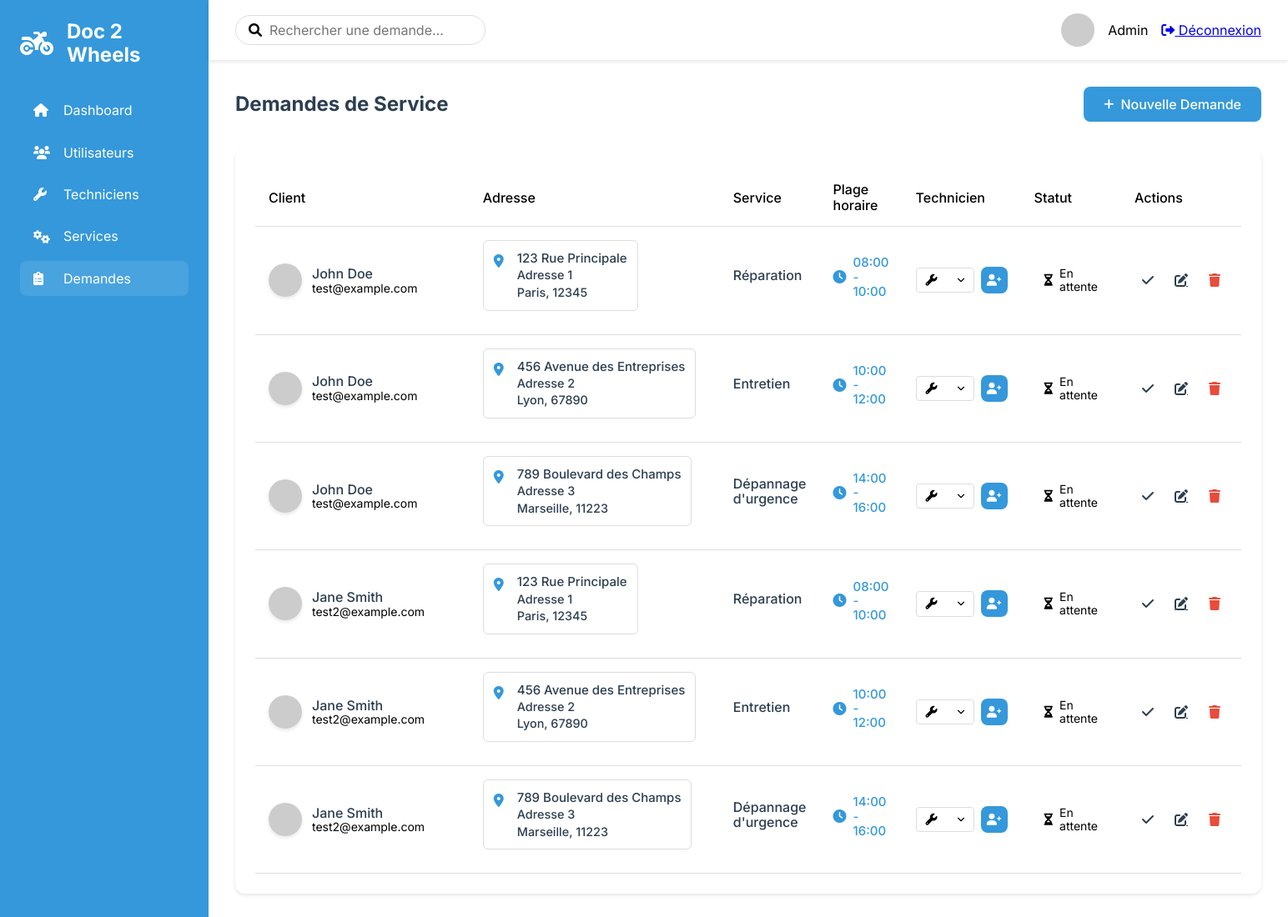
The page /admin/service_requests (signed in) on the database as committed earlier.
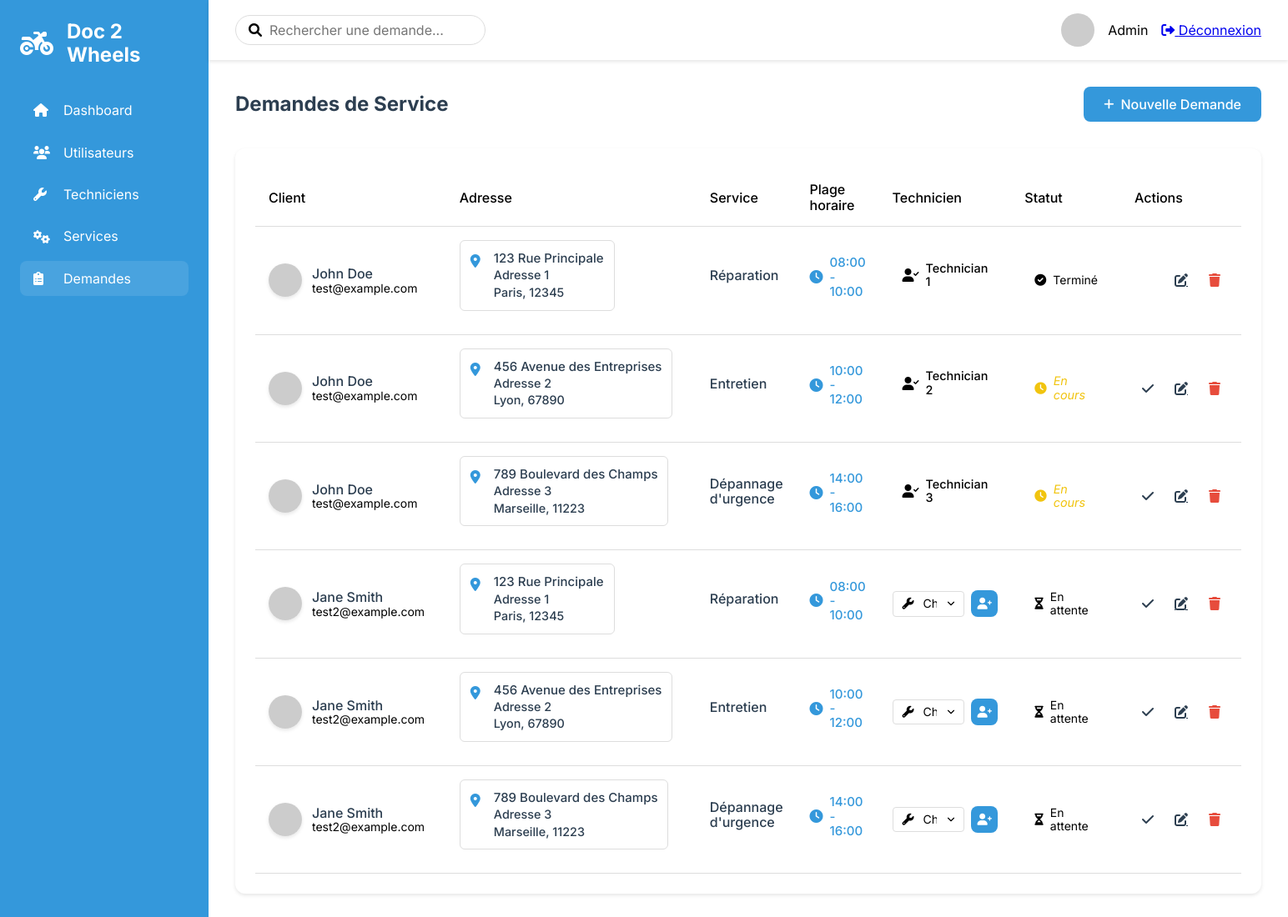
The same page on the database as committed later.
### tables this page shows
CREATE TABLE service_requests (
    id INT AUTO_INCREMENT PRIMARY KEY,
    user_id INT NOT NULL,
    service_id INT NOT NULL,
    location_id INT NOT NULL,
    time_slot_id INT NOT NULL,
    technician_id INT,
    description TEXT,
    completed TINYINT DEFAULT 0,
    vehicle_type ENUM('scooter', 'moto') NOT NULL,
    created_at TIMESTAMP DEFAULT CURRENT_TIMESTAMP,
    FOREIGN KEY (user_id) REFERENCES users(id),
    FOREIGN KEY (service_id) REFERENCES services(id),
    FOREIGN KEY (location_id) REFERENCES locations(id),
    FOREIGN KEY (time_slot_id) REFERENCES time_slots(id),
    FOREIGN KEY (technician_id) REFERENCES technicians(id)
);

CREATE TABLE users (
    id INT AUTO_INCREMENT PRIMARY KEY,
    name VARCHAR(255) NOT NULL,
    email VARCHAR(255) NOT NULL UNIQUE,
    username VARCHAR(255) NOT NULL UNIQUE,
    password VARCHAR(255) NOT NULL,
    account_activation_hash VARCHAR(255),
    created_at TIMESTAMP DEFAULT CURRENT_TIMESTAMP
);

CREATE TABLE locations (
    id INT AUTO_INCREMENT PRIMARY KEY,
    street VARCHAR(255) NOT NULL,
    address TEXT NOT NULL,
    city VARCHAR(255) NOT NULL,
    postal_code VARCHAR(10) NOT NULL
);

CREATE TABLE services (
    id INT AUTO_INCREMENT PRIMARY KEY,
    name VARCHAR(255) NOT NULL,
    description TEXT
);

CREATE TABLE time_slots (
    id INT AUTO_INCREMENT PRIMARY KEY,
    time_range VARCHAR(255) NOT NULL
);

CREATE TABLE technicians (
    id INT AUTO_INCREMENT PRIMARY KEY,
    name VARCHAR(255) NOT NULL,
    email VARCHAR(255) NOT NULL UNIQUE,
    speciality VARCHAR(255) NOT NULL,
    phone VARCHAR(20),
    available TINYINT DEFAULT 1,
    status ENUM('available', 'busy', 'offline') NOT NULL,
    experience INT NOT NULL,
    location_id INT,
    FOREIGN KEY (location_id) REFERENCES locations(id)
);

### src/Lib/Controllers/AbstractController.php (called while the page is built, shortened)
<?php
abstract class AbstractController
{
  protected function render(string $template, array $data = [], string $dir = ''): Response
  {
    $response = new Response();
    extract($data);
    $path = __DIR__ . "/../../Views";
    $path .= "/{$template}.view.php";
    require_once $path;
    $response->setContent(ob_get_clean());
    $response->addHeader('Content-Type', 'text/html');
    return $response;
  }
}

### src/Controllers/AdminControllers/AdminController.php (called while the page is built, shortened)
<?php
class AdminController extends AbstractController
{
  private $serviceRequestModel;
  private $technicianModel;
  public function __construct()
  {
    $this->serviceRequestModel = new ServiceRequest();
    $this->technicianModel = new Technician();
  }
  public function manageServiceRequests(Request $request): Response
  {
    $service_requests = $this->serviceRequestModel->getAll();
    $technicians = $this->technicianModel->getAvailibleTechnicians();
    return $this->render('admin/service_requests/index', [
      'service_requests' => $service_requests,
      'technicians' => $technicians
  ]);
  }
}

### src/Lib/Http/Router.php (called while the page is built, shortened)
<?php
class Router
{
    public function route(Request $request): ?Response {
        $routesByUri = self::getRoutesFromUriRequest($request);
        $routeByMethod = self::getRoutesFromMethodRequest($request, $routesByUri);
        list($controllerName, $method) = explode('@', $routeByMethod->controller);
        $controller = new $controller();
        $params = self::extractParams($request->getUri(), $routeByMethod->path);
        return $controller->$method($request, ...$params);
    }
    private static function getRoutesFromUriRequest(Request $request): array{
        $matchingRoutes = [];
        $routes = self::getConfig();
        foreach ($routes as $route) {
            if (self::urlMatches($request, $route) && self::checkMethod($request, $route)) {
                $matchingRoutes[] = $route;
            }
        }
        return $matchingRoutes;
    }
    private static function getRoutesFromMethodRequest(Request $request, array $routes): ?object {
        foreach($routes as $route) {
            if(self::checkMethod($request, $route)) {
                return $route;
            }
        }
        return null;
    }
    private static function urlMatches(Request $request, object $route): bool {
        $requestUriParts = self::getUrlParts($request->getPath());
        $routePathParts = self::getUrlParts($route->path);
        if(self::checkUrlPartsNumberMatches($requestUriParts, $routePathParts) === false) {
            return false;
        }
        foreach($routePathParts as $key => $part) {
            if(self::isUrlPartSlug($part) === false) {
                if($part !== $requestUriParts[$key]) {
                    return false;
                }
            }else{
                $request->addSlug(substr($part, 1), $requestUriParts[$key]);
            }
        }
        return true;
    }
    private static function getUrlParts(string $url): array {
        return explode('/', trim($url, '/'));
    }
    private static function checkUrlPartsNumberMatches(array $requestUriParts, array $routePathParts): bool {
        return count($requestUriParts) === count($routePathParts);
    }
    private static function isUrlPartSlug(string $part): bool {
        return strpos($part, ':') === 0;
    }
    private static function getConfig(): array {
        $config = json_decode(file_get_contents(__DIR__ . '/../../../config/routes.json'));
        return $config;
    }
    private static function checkMethod(Request $request, object $route): bool {
        return in_array($request->getMethod(), $route->methods);
    }
    private static function extractParams(string $url, string $path): array {
        $params = [];
        return $params;
    }
}

### src/Lib/Database/Dsn.php (called while the page is built, shortened)
<?php
class Dsn {
    private string $host;
    private string $dbname;
    private string $user;
    private string $password;
    private string $port;
    public function __construct() {
        $config = $this->getConfig();
        $this->host = $config['host'];
        $this->dbname = $config['database'];
        $this->user = $config['user'];
        $this->password = $config['password'];
        $this->port = $config['port'];
    }
    private function getConfig(): array {
        $file = file_get_contents(__DIR__ . '/../../../config/database.json');
        return json_decode($file, true);
    }
    public function getDsn(): string {
        return "mysql:host={$this->host};dbname={$this->dbname};port={$this->port}";
    }
    public function getPassword(): string {
        return $this->password;
    }
    public function getUser(): string {
        return $this->user;
    }
}

### src/Lib/Database/DatabaseConnexion.php (called while the page is built, shortened)
<?php
class DatabaseConnexion
{
    private \PDO $pdo_connexion;
    private \PDOStatement $stmt;
    public function setConnexion(): self
    {
        $dsn = new Dsn();
        $this->pdo_connexion = new \PDO(
            $dsn->getDsn(),
            $dsn->getUser(),
            $dsn->getPassword()
        );
        return $this;
    }
    public function query($sql)
    {
        $this->stmt = $this->pdo_connexion->prepare($sql);
    }
    public function execute(): bool
    {
        return $this->stmt->execute();
    }
    public function resultSet()
    {
        $this->execute();
        return $this->stmt->fetchAll(\PDO::FETCH_OBJ);
    }
}

### src/Entities/ServiceRequest.php (called while the page is built, shortened)
<?php
class ServiceRequest
{
    private $dbConnexion;
    public function __construct()
    {
        $this->dbConnexion = new DatabaseConnexion();
    }
    public function getAll()
    {
        $this->dbConnexion->query("
            SELECT sr.*,
                   s.name AS service_name,
                   l.street AS location_street,
                   l.address AS location_address,
                   l.city AS location_city,
                   l.postal_code AS location_postal_code,
                   ts.time_range,
                   u.name AS user_name,
                    u.email AS user_email,
                   t.name AS technician_name
                    FROM service_requests sr
                    JOIN services s ON sr.service_id = s.id
                    JOIN locations l ON sr.location_id = l.id
                    JOIN time_slots ts ON sr.time_slot_id = ts.id
                    LEFT JOIN technicians t ON sr.technician_id = t.id
                    JOIN users u ON sr.user_id = u.id
        ");
        return $this->dbConnexion->resultSet();
    }
}

### src/Views/admin/service_requests/index.view.php (the view, shortened to what the rows shown need)
<!DOCTYPE html>
<html lang="fr">
<head>
    <link rel="stylesheet" href="../../../../sass/dist/css/main.css">
    <link rel="stylesheet" href="https://cdnjs.cloudflare.com/ajax/libs/font-awesome/6.0.0/css/all.min.css">
</head>
<body class="admin-layout">
    <main class="admin-main">
        <div class="admin-content">
            <div class="content-header">
                <h1>Demandes de Service</h1>
            </div>
            <div class="card">
                <div class="table-responsive">
                    <table class="table">
                        <thead>
                            <tr>
                                <th>Client</th>
                                <th>Adresse</th>
                                <th>Service</th>
                                <th>Plage horaire</th>
                                <th>Technicien</th>
                                <th>Statut</th>
                                <th>Actions</th>
                            </tr>
                        </thead>
                        <tbody>
                            <?php foreach ($service_requests as $request): ?>
                                <tr>
                                    <td>
                                        <div class="client-info">
                                            <img src="https://ui-avatars.com/api/?name=<?= urlencode($request->user_name) ?>&background=random"
                                                alt="<?= $request->user_name ?>">
                                            <div>
                                                <span class="name"><?= $request->user_name ?></span>
                                                <span class="email"><?= $request->user_email ?></span>
                                            </div>
                                        </div>
                                    </td>
                                    <td>
                                        <div class="service-info">
                                            <div class="location">
                                                <i class="fas fa-map-marker-alt"></i>
                                                <div class="location-details">
                                                    <span class="street"><?= $request->location_street ?></span>
                                                    <?php if ($request->location_address): ?>
                                                        <span class="address"><?= $request->location_address ?></span>
                                                    <?php endif; ?>
                                                    <span class="city-code"><?= $request->location_city ?>, <?= $request->location_postal_code ?></span>
                                                </div>
                                            </div>
                                        </div>
                                    </td>
                                    <td>
                                        <div class="service-info">
                                            <span class="service-name"><?= $request->service_name ?></span>
                                        </div>
                                    </td>
                                    <td>
                                        <div class="service-info">
                                            <div class="time-slot">
                                                <i class="fas fa-clock"></i>
                                                <?= $request->time_range ?>
                                            </div>
                                        </div>
                                    </td>
                                    <td>
                                        <div class="technician-assignment">
                                            <?php if ($request->technician_name): ?>
                                                <div class="assigned-tech">
                                                    <i class="fas fa-user-check"></i>
                                                    <span class="tech-name"><?= $request->technician_name ?></span>
                                                </div>
                                            <?php endif; ?>
                                            <?php if (!$request->technician_id): ?>
                                                <form method="post" action="/admin/service_requests/assign_technician/<?= $request->id ?>"
                                                    class="tech-assign-form">
                                                    <div class="select-wrapper">
                                                        <select name="technician_id" class="form-control">
                                                            <option value="">Choisir un technicien</option>
                                                        </select>
                                                    </div>
                                                    <button type="submit" class="btn btn-sm btn-primary">
                                                        <i class="fas fa-user-plus"></i>
                                                    </button>
                                                </form>
                                            <?php endif; ?>
                                        </div>
                                    </td>
                                    <td>
                                        <span class="status-badge <?= $request->completed ? 'completed' : ($request->technician_id ? 'pending' : 'waiting') ?>">
                                            <i class="fas <?= $request->completed ? 'fa-check-circle' : ($request->technician_id ? 'fa-clock' : 'fa-hourglass-half') ?>"></i>
                                            <?= $request->completed ? 'Terminé' : ($request->technician_id ? 'En cours' : 'En attente') ?>
                                        </span>
                                    </td>
                                    <td>
                                        <div class="actions">
                                            <?php if (!$request->completed): ?>
                                                <form method="post" action="/admin/service_requests/complete/<?= $request->id ?>"
                                                    class="action-form">
                                                    <button type="submit" class="btn-icon success" title="Marquer comme terminé">
                                                        <i class="fas fa-check"></i>
                                                    </button>
                                                </form>
                                            <?php endif; ?>
                                            <a href="/admin/service_requests/edit/<?= $request->id ?>"
                                                class="btn-icon" title="Modifier">
                                                <i class="fas fa-edit"></i>
                                            </a>
                                            <form method="post" action="/admin/service_requests/delete/<?= $request->id ?>"
                                                class="action-form"
                                                onsubmit="return confirm('Êtes-vous sûr de vouloir supprimer cette demande ?');">
                                                <button type="submit" class="btn-icon delete" title="Supprimer">
                                                    <i class="fas fa-trash"></i>
                                                </button>
                                            </form>
                                        </div>
                                    </td>
                                </tr>
                            <?php endforeach; ?>
                        </tbody>
                    </table>
                </div>
            </div>
        </div>
    </main>
</body>
</html>

Rows that differ between the two databases and show on the page:
changed service_requests: technician.name (not shown) → "Technician 1"; technician_id "Choisir un technicien" → (not shown); completed "En attente" → "Terminé"
changed service_requests: technician.name (not shown) → "Technician 2"; technician_id "Choisir un technicien" → (not shown); technician_id "En attente" → "En cours"
changed service_requests: technician.name (not shown) → "Technician 3"; technician_id "Choisir un technicien" → (not shown); technician_id "En attente" → "En cours"
